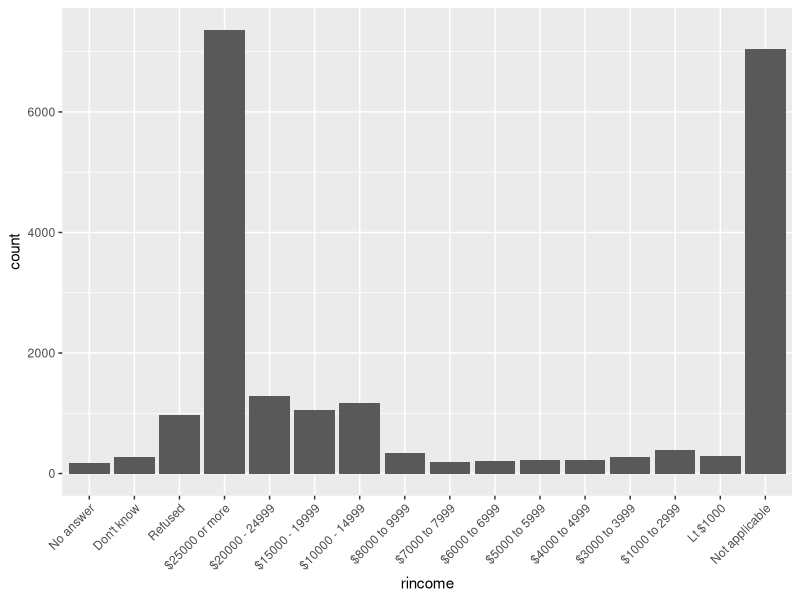
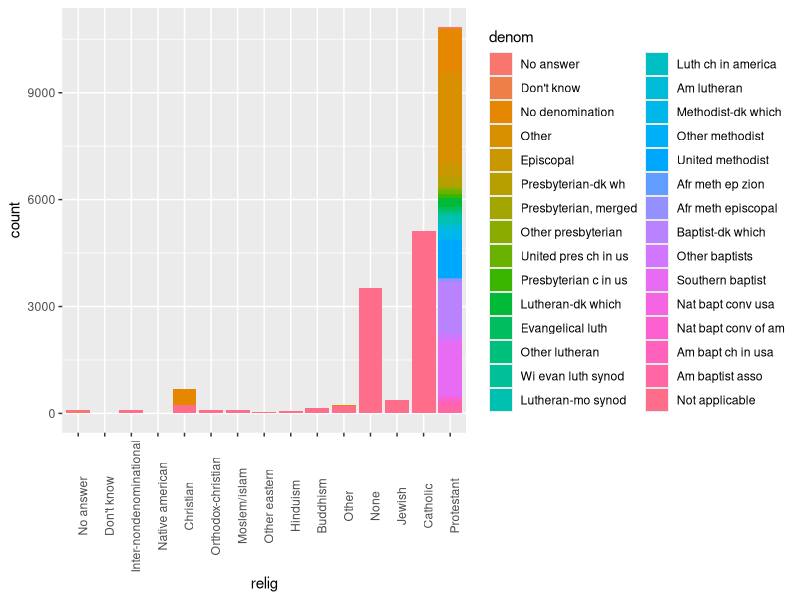
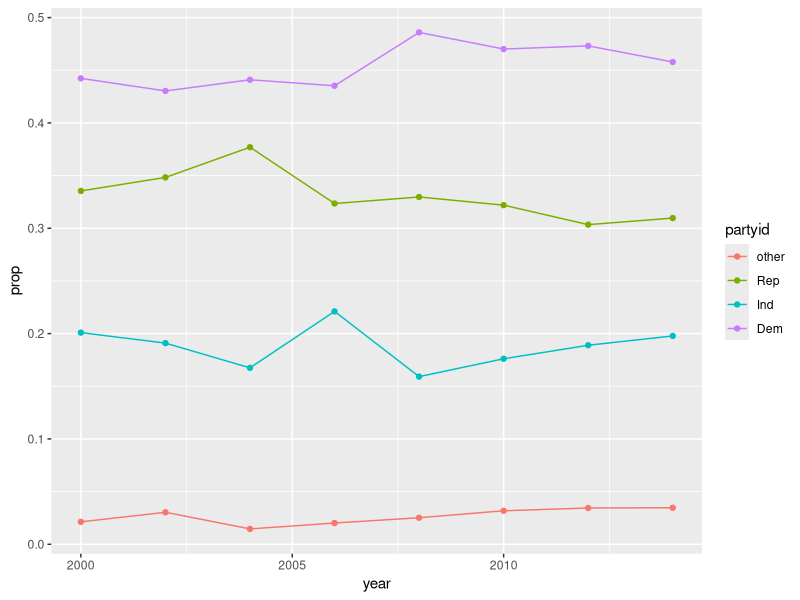

Write R code to recreate these figures, in order.
## ---- chunk 1
knitr::opts_chunk$set(echo = TRUE)
## ---- chunk 2
library(tidyverse)
## ---- chunk 3
ggplot(gss_cat,aes(rincome))+geom_bar()+theme(axis.text.x = element_text(angle = 45,hjust=1))+scale_x_discrete(drop=FALSE)
## ---- chunk 4
gss_cat%>%count(relig,denom)

ggplot(gss_cat,aes(x=relig))+geom_bar(aes(fill=denom))+theme(axis.text.x = element_text(angle = 90))
## ---- chunk 5
gss_cat
levels(gss_cat$marital) # it depends. From my view, this sorting is natural. 
levels(gss_cat$race)
gss_cat%>%count(race) # it is principled, based on the count of races from low to high.
levels(gss_cat$rincome) # it is principled, from low wage to high.
levels(gss_cat$partyid) # In my view, it is principled, from republican to independent to democrat.
levels(gss_cat$relig) # it is arbitray
levels(gss_cat$denom) # the same, it is arbitray.
## ---- chunk 6
gss_cat%>%count(partyid)
gss_cat%>% mutate(partyid=fct_collapse(partyid,
  other = c("No answer","Don't know","Other party"),
  Rep = c("Strong republican", "Not str republican","Ind,near rep"),
  Ind = c("Independent"),
  Dem = c("Ind,near dem","Not str democrat","Strong democrat")
))%>% count(year,partyid)%>%
  group_by(year)%>%
  mutate(prop=n/sum(n))%>%
  ggplot(aes(year, prop,color=partyid))+ geom_line()+geom_point()
## ---- chunk 7
gss_cat%>%mutate(rincome=fct_lump(fct_collapse(rincome,Unknown=c("Don't know","Refused","Other","Not applicable","No answer")),n=5))%>%count(rincome)%>%mutate(rincome=fct_recode(rincome,"under 10000"="Other"))

